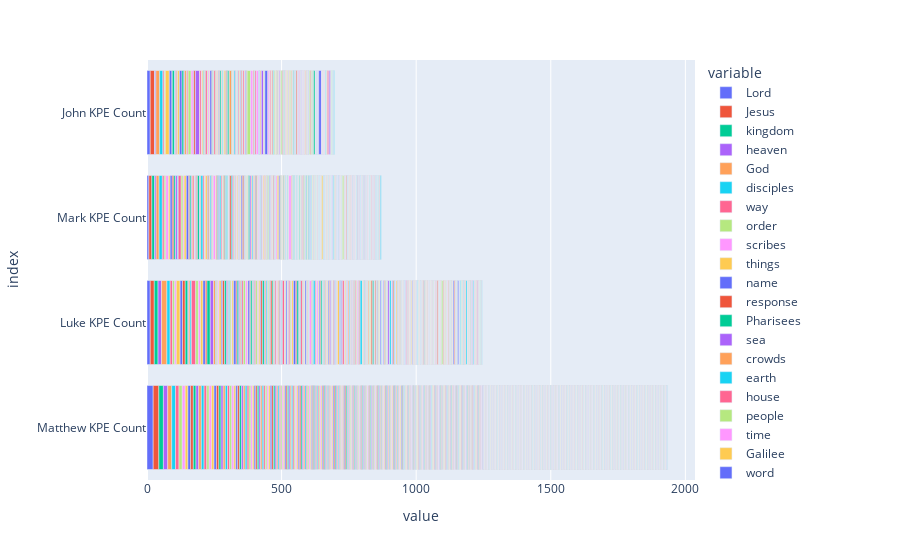

Write notebook code for a chart like this one.
### Code cell
import plotly.express as px
df = kpe_totals_df
fig = px.bar(df, orientation='h')
fig.show()
